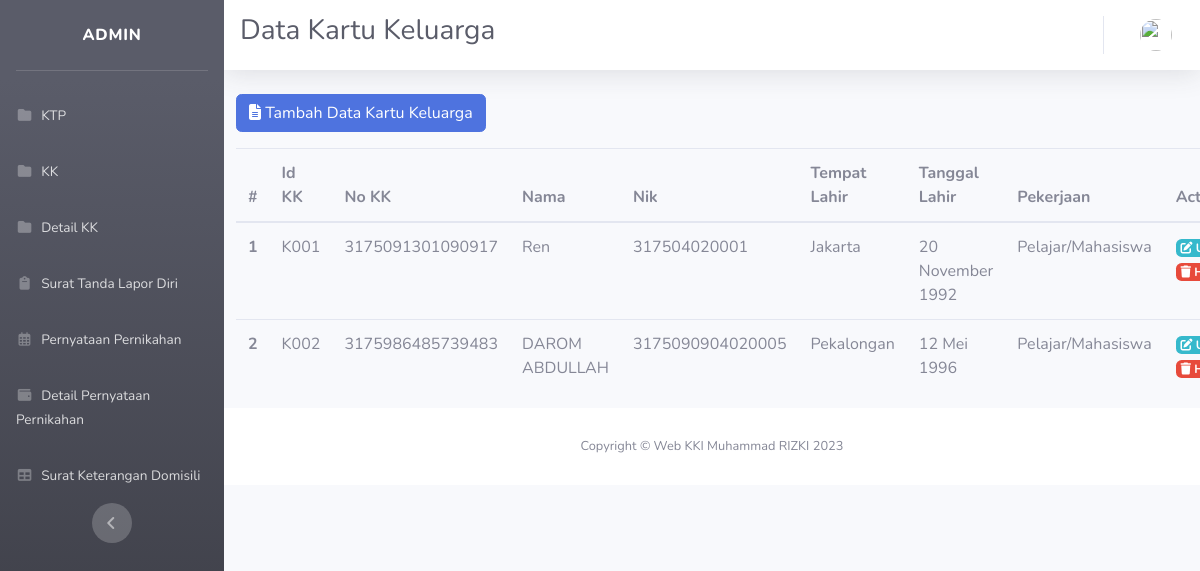
Screenshot of /index.php/kk with the database file from the repository.
### tables this page shows
CREATE TABLE `kk` (
  `id_kk` varchar(20) NOT NULL,
  `no_kk` varchar(20) DEFAULT NULL,
  `nama` varchar(100) DEFAULT NULL,
  `nik` varchar(20) DEFAULT NULL,
  `jenis_kelamin` varchar(20) DEFAULT NULL,
  `tempat_lahir` varchar(20) DEFAULT NULL,
  `tanggal_lahir` varchar(30) DEFAULT NULL,
  `agama` varchar(50) DEFAULT NULL,
  `pekerjaan` varchar(30) DEFAULT NULL
);

### application/controllers/KK.php (called while the page is built, shortened)
<?php
class KK extends CI_Controller
{
    function __construct()
    {
        $this->load->helper('url');
        $this->load->helper('form');
        $this->load->library('form_validation');
        $this->load->model('KK_model');
    }
    public function index()
    {
        $getData = $this->KK_model->get();
        $data = [
            'kk' => $getData->result_array(),
        ];
        $data['judul'] = 'Data Kartu Keluarga';
        $data['user'] = $this->ModelUser->cekData(['email' => $this->session->userdata('email')])->row_array();
        if ($this->form_validation->run() == false) {
            $this->load->view('templatesadmin/header', $data);
            $this->load->view('templatesadmin/sidebar', $data);
            $this->load->view('templatesadmin/topbar', $data);
            $this->load->view('kk/index', $data);
            $this->load->view('templatesadmin/footer');
        }
    }
}

### index.php (called while the page is built, shortened)
<?php
require_once BASEPATH.'core/CodeIgniter.php';

### application/models/KK_model.php (called while the page is built, shortened)
<?php
class KK_model extends CI_Model
{
    function get()
    {
        return $this->db->get('kk');
    }
}

### application/views/kk/index.php (the view)
<div class="col-lg-12">
        <a href="<?php echo base_url(); ?>index.php/kk/create" class="btn btn-primary mb-3">
        <i class="fas fa-file-alt"></i> Tambah Data Kartu Keluarga</a>
<table class="table table-hover">
    <thead>
        <tr>
            <th scope="col">#</th>
            <th scope="col">Id KK</th>
            <th scope="col">No KK</th>
            <th scope="col">Nama</th>
            <th scope="col">Nik</th>
            <th scope="col">Tempat Lahir</th>
            <th scope="col">Tanggal Lahir</th>
            <th scope="col">Pekerjaan</th>
            <th scope="col">Action</th>
        </tr>
    </thead>
    <tbody> <?php $a = 1;
            foreach ($kk as $row) { ?> <tr>
                <th scope="row"><?= $a++; ?></th>
                <td><?= $row['id_kk']; ?></td>
                <td><?= $row['no_kk']; ?></td>
                <td><?= $row['nama']; ?></td>
                <td><?= $row['nik']; ?></td>
                <td><?= $row['tempat_lahir']; ?></td>
                <td><?= $row['tanggal_lahir']; ?></td>
                <td><?= $row['pekerjaan']; ?></td>
                <td>
                    <a href="<?= base_url('kk/edit/') . $row['id_kk']; ?>" class="badge badge-info">
                    <i class="fas fa-edit"></i> Ubah</a>
                    <a href="<?= base_url('kk/hapus/') . $row['id_kk']; ?>" onclick="return confirm('Kamu yakin akan menghapus <?= $judul . ' ' . $row['id_kk']; ?> ?');" class="badge badge-danger">
                    <i class="fas fa-trash"></i> Hapus</a>
                </td>
            </tr> <?php } ?> </tbody>
    </table>
</div>

### rows the page displays
kk: id_kk "K001", no_kk "3175091301090917", nama "Ren", nik "317504020001", tempat_lahir "Jakarta", tanggal_lahir "20 November 1992", pekerjaan "Pelajar/Mahasiswa"
kk: id_kk "K002", no_kk "3175986485739483", nama "DAROM ABDULLAH", nik "3175090904020005", tempat_lahir "Pekalongan", tanggal_lahir "12 Mei 1996", pekerjaan "Pelajar/Mahasiswa"

### other values shown
$judul "Data Kartu Keluarga"
